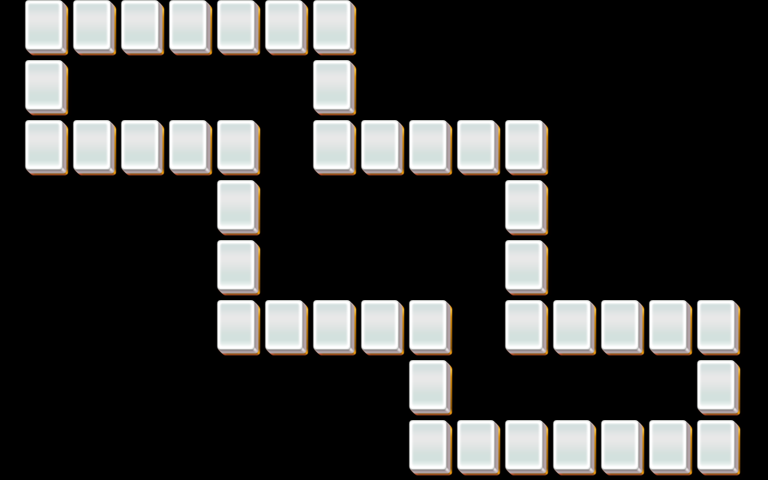

This game map was drawn from its Tiled (.tmx) file and the tilesets committed beside it. A one-line description and the trimmed map source follow:
An orthogonal 32x16 tile map with 24x30 px tiles, 3 tile layers (layer1, layer2, layer3).

<map version="1.0" orientation="orthogonal" width="32" height="16" tilewidth="24" tileheight="30">
 <properties>
  <property name="species" value="15" />
 </properties>
 <tileset firstgid="1" name="mahjong" tilewidth="48" tileheight="60">
  <image source="mahjong.png" />
 </tileset>
 <layer name="layer1" width="32" height="16">
  <data>[512 cells, 42 non-empty, 1 distinct tile ids]</data>
 </layer>
 <layer name="layer2" width="32" height="16">
  <data>[512 cells, 42 non-empty, 1 distinct tile ids]</data>
 </layer>
 <layer name="layer3" width="32" height="16">
  <data>[512 cells, 42 non-empty, 1 distinct tile ids]</data>
 </layer>
</map>
